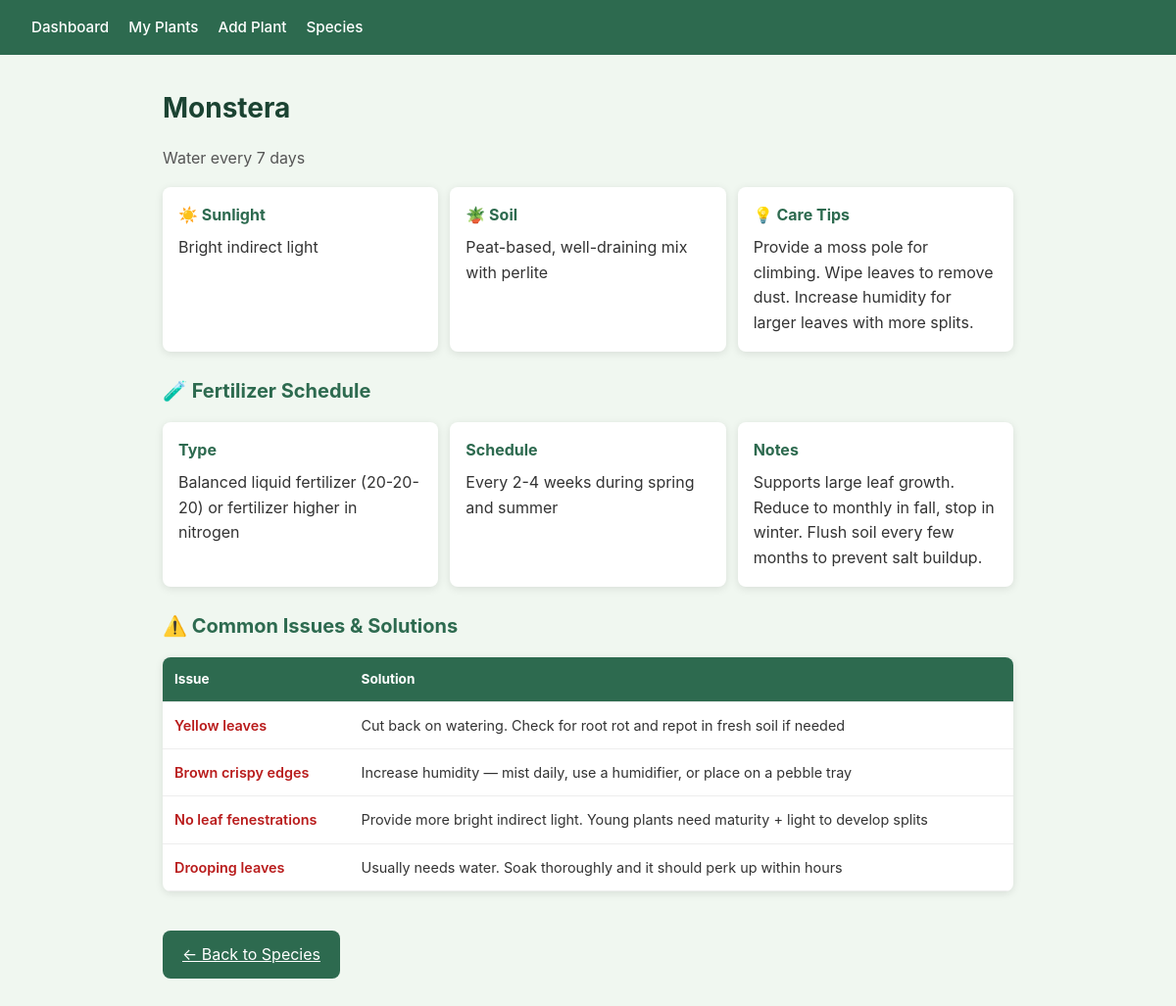
Screenshot of /species/3 with the database file from the repository.
### app/models.py (models this page shows)
class Species(db.Model):
    id = db.Column(db.Integer, primary_key=True)
    name = db.Column(db.String(100), unique=True, nullable=False)
    watering_interval_days = db.Column(db.Integer, nullable=False)
    sunlight = db.Column(db.String(100))
    soil_type = db.Column(db.String(200))
    common_issues = db.Column(db.Text)
    care_tips = db.Column(db.Text)
    fertilizer_type = db.Column(db.String(200))
    fertilizer_schedule = db.Column(db.String(200))
    fertilizer_notes = db.Column(db.Text)
    plants = db.relationship("Plant", backref="species", lazy=True)
    issues = db.relationship("SpeciesIssue", backref="species", lazy=True)

class SpeciesIssue(db.Model):
    id = db.Column(db.Integer, primary_key=True)
    species_id = db.Column(db.Integer, db.ForeignKey("species.id"), nullable=False)
    issue = db.Column(db.String(200), nullable=False)
    solution = db.Column(db.Text, nullable=False)

### app/routes.py (the view)
@main.route("/species/<int:species_id>")
def species_detail(species_id):
    species = Species.query.get_or_404(species_id)
    return render_template("species_detail.html", species=species)

### app/templates/species_detail.html
{% extends "base.html" %}
{% block content %}
<h1>{{ species.name }}</h1>
<p class="subtitle">Water every {{ species.watering_interval_days }} days</p>
<div class="care-grid">
    {% if species.sunlight %}
    <div class="care-card">
        <h3>☀️ Sunlight</h3>
        <p>{{ species.sunlight }}</p>
    </div>
    {% endif %}
    {% if species.soil_type %}
    <div class="care-card">
        <h3>🪴 Soil</h3>
        <p>{{ species.soil_type }}</p>
    </div>
    {% endif %}
    {% if species.care_tips %}
    <div class="care-card">
        <h3>💡 Care Tips</h3>
        <p>{{ species.care_tips }}</p>
    </div>
    {% endif %}
</div>
{% if species.fertilizer_type or species.fertilizer_schedule %}
<h2>🧪 Fertilizer Schedule</h2>
<div class="care-grid">
    {% if species.fertilizer_type %}
    <div class="care-card">
        <h3>Type</h3>
        <p>{{ species.fertilizer_type }}</p>
    </div>
    {% endif %}
    {% if species.fertilizer_schedule %}
    <div class="care-card">
        <h3>Schedule</h3>
        <p>{{ species.fertilizer_schedule }}</p>
    </div>
    {% endif %}
    {% if species.fertilizer_notes %}
    <div class="care-card">
        <h3>Notes</h3>
        <p>{{ species.fertilizer_notes }}</p>
    </div>
    {% endif %}
</div>
{% endif %}
{% if species.issues %}
<h2>⚠️ Common Issues &amp; Solutions</h2>
<table class="issues-table">
    <thead>
        <tr>
            <th>Issue</th>
            <th>Solution</th>
        </tr>
    </thead>
    <tbody>
        {% for item in species.issues %}
        <tr>
            <td class="issue-cell">{{ item.issue }}</td>
            <td>{{ item.solution }}</td>
        </tr>
        {% endfor %}
    </tbody>
</table>
{% endif %}
<a href="{{ url_for('main.manage_species') }}" class="btn">← Back to Species</a>
{% endblock %}

### app/static/style.css (style rules this page uses)
* { box-sizing: border-box; margin: 0; padding: 0; }
body { font-family: -apple-system, BlinkMacSystemFont, "Segoe UI", Roboto, sans-serif; background: #f0f7f0; color: #333; line-height: 1.6; -webkit-text-size-adjust: 100%; }
h1 { margin-bottom: 1rem; color: #1b4332; font-size: 1.5rem; }
h2 { margin: 1.5rem 0 1rem; color: #2d6a4f; font-size: 1.25rem; }
table { width: 100%; border-collapse: collapse; background: white; border-radius: 8px; overflow: hidden; box-shadow: 0 2px 8px rgba(0, 0, 0, 0.1); }
th, td { padding: 0.75rem 0.75rem; text-align: left; border-bottom: 1px solid #eee; }
th { background: #2d6a4f; color: white; font-size: 0.85rem; }
.subtitle { color: #555; margin-bottom: 1rem; font-size: 1rem; }
.care-grid { display: grid; grid-template-columns: 1fr; gap: 0.75rem; margin-bottom: 1.5rem; }
.care-card { background: white; border-radius: 8px; padding: 1rem; box-shadow: 0 2px 8px rgba(0, 0, 0, 0.1); }
.care-card h3 { margin-bottom: 0.5rem; color: #2d6a4f; font-size: 1rem; }
.issues-table { margin-top: 1rem; margin-bottom: 1.5rem; }
.issues-table td { vertical-align: top; font-size: 0.9rem; }
.issue-cell { font-weight: 600; color: #b91c1c; }
.btn { display: inline-block; margin-top: 1rem; padding: 0.75rem 1.25rem; background: #2d6a4f; color: white; border: none; border-radius: 8px; cursor: pointer; font-size: 1rem; -webkit-tap-highlight-color: transparent; touch-action: manipulation; }
@media (min-width: 768px) { h1 { font-size: 1.75rem; } }
@media (min-width: 768px) { .care-grid { grid-template-columns: repeat(auto-fit, minmax(280px, 1fr)); } }
@media (min-width: 768px) { .issue-cell { white-space: nowrap; } }

### rows the page displays
Species: name "Monstera", watering_interval_days "7", sunlight "Bright indirect light", soil_type "Peat-based, well-draining mix with perlite", care_tips "Provide a moss pole for climbing. Wipe leaves to remove dust. Increase humidity for larger leaves with more splits.", fertilizer_type "Balanced liquid fertilizer (20-20-20) or fertilizer higher in nitrogen", fertilizer_schedule "Every 2-4 weeks during spring and summer", fertilizer_notes "Supports large leaf growth. Reduce to monthly in fall, stop in winter. Flush soil every few months to prevent salt buildup."
SpeciesIssue: issue "Yellow leaves", solution "Cut back on watering. Check for root rot and repot in fresh soil if needed"
SpeciesIssue: issue "Brown crispy edges", solution "Increase humidity — mist daily, use a humidifier, or place on a pebble tray"
SpeciesIssue: issue "No leaf fenestrations", solution "Provide more bright indirect light. Young plants need maturity + light to develop splits"
SpeciesIssue: issue "Drooping leaves", solution "Usually needs water. Soak thoroughly and it should perk up within hours"
